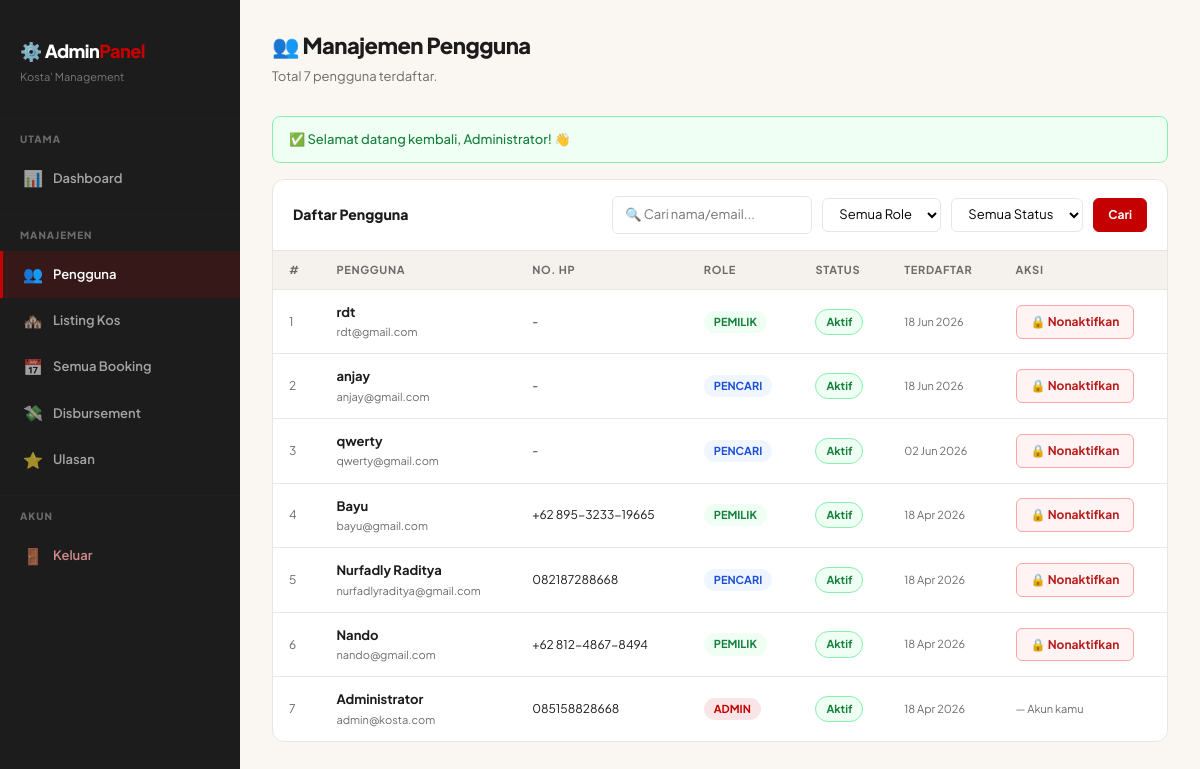
Page /pages/admin/users.php (signed in) on the committed database.
### tables this page shows
CREATE TABLE `users` (
  `id` int unsigned NOT NULL AUTO_INCREMENT,
  `nama` varchar(100) NOT NULL,
  `email` varchar(150) NOT NULL,
  `password` varchar(255) NOT NULL,
  `no_hp` varchar(20) DEFAULT NULL,
  `nama_bank` varchar(100) DEFAULT NULL,
  `nomor_rekening` varchar(50) DEFAULT NULL,
  `nama_pemilik_rekening` varchar(100) DEFAULT NULL,
  `role` enum('pencari','pemilik','admin') NOT NULL DEFAULT 'pencari',
  `foto_profil` varchar(255) DEFAULT NULL,
  `status` enum('aktif','nonaktif') NOT NULL DEFAULT 'aktif',
  `created_at` timestamp NULL DEFAULT CURRENT_TIMESTAMP,
  `updated_at` timestamp NULL DEFAULT CURRENT_TIMESTAMP ON UPDATE CURRENT_TIMESTAMP,
  PRIMARY KEY (`id`),
  UNIQUE KEY `email` (`email`)
);

### pages/admin/users.php (the view, shortened to what this page needs)
<?php
require_once __DIR__ . '/../../config/session.php';
$cari          = trim($_GET['cari'] ?? '');
$page          = max(1, (int)($_GET['page'] ?? 1));
$per_page      = 15;
$offset        = ($page - 1) * $per_page;
$where = ['1=1'];
$params = [];
$types  = '';
$where_sql = implode(' AND ', $where);
$stmt_cnt = mysqli_prepare($koneksi, "SELECT COUNT(*) FROM users WHERE $where_sql");
mysqli_stmt_execute($stmt_cnt);
$total = (int)mysqli_fetch_row(mysqli_stmt_get_result($stmt_cnt))[0];
$stmt = mysqli_prepare($koneksi,
    "SELECT id, nama, email, role, no_hp, status, created_at
     FROM users WHERE $where_sql
     ORDER BY created_at DESC
     LIMIT ? OFFSET ?");
$params[] = $per_page; $params[] = $offset; $types .= 'ii';
mysqli_stmt_bind_param($stmt, $types, ...$params);
mysqli_stmt_execute($stmt);
$users = mysqli_stmt_get_result($stmt);
require_once __DIR__ . '/../../components/head.php';
?>
<div class="admin-wrapper">
    <?php require_once __DIR__ . '/sidebar.php'; ?>
    <main class="admin-main">
        <div class="admin-page-header">
            <h1 class="admin-page-title">👥 Manajemen Pengguna</h1>
            <p class="admin-page-subtitle">Total <?= $total ?> pengguna terdaftar.</p>
        </div>
        <?= get_flash() ?>
        <div class="admin-card">
            <div class="admin-card-header">
                <div class="admin-card-title">Daftar Pengguna</div>
                <form method="GET" class="admin-filter-bar">
                    <input type="text" name="cari" class="admin-search"
                           placeholder="🔍 Cari nama/email..." value="<?= htmlspecialchars($cari) ?>">
                    <select name="role" class="admin-select" onchange="this.form.submit()">
                        <option value="">Semua Role</option>
                    </select>
                    <select name="status" class="admin-select" onchange="this.form.submit()">
                        <option value="">Semua Status</option>
                    </select>
                    <button type="submit" class="btn-admin primary">Cari</button>
                </form>
            </div>
            <?php if (mysqli_num_rows($users) === 0): ?>
                <div class="admin-empty">
                    <div class="admin-empty-icon">👥</div>
                    <p>Tidak ada pengguna ditemukan.</p>
                </div>
            <?php else: ?>
            <div style="overflow-x:auto;">
                <table class="admin-table">
                    <thead>
                        <tr>
                            <th>#</th>
                            <th>Pengguna</th>
                            <th>No. HP</th>
                            <th>Role</th>
                            <th>Status</th>
                            <th>Terdaftar</th>
                            <th>Aksi</th>
                        </tr>
                    </thead>
                    <tbody>
                    <?php $no = $offset + 1; while ($u = mysqli_fetch_assoc($users)): ?>
                        <tr>
                            <td style="color:var(--color-text-muted);font-size:12px;"><?= $no++ ?></td>
                            <td>
                                <div style="font-weight:700;"><?= htmlspecialchars($u['nama']) ?></div>
                                <div style="font-size:11px;color:var(--color-text-muted);"><?= htmlspecialchars($u['email']) ?></div>
                            </td>
                            <td style="font-size:12px;"><?= $u['no_hp'] ? htmlspecialchars($u['no_hp']) : '-' ?></td>
                            <td><span class="role-badge <?= $u['role'] ?>"><?= ucfirst($u['role']) ?></span></td>
                            <td><span class="user-status <?= $u['status'] ?>"><?= ucfirst($u['status']) ?></span></td>
                            <td style="font-size:11px;color:var(--color-text-muted);">
                                <?= date('d M Y', strtotime($u['created_at'])) ?>
                            </td>
                            <td>
                                <?php if ($u['id'] != $_SESSION['user_id']): ?>
                                <form method="POST" style="display:inline;"
                                      onsubmit="return confirm('Yakin mengubah status akun ini?')">
                                    <?php if ($u['status'] === 'aktif'): ?>
                                        <button type="submit" class="btn-admin danger">🔒 Nonaktifkan</button>
                                    <?php else: ?>
                                        <input type="hidden" name="aksi" value="aktifkan">
                                        <button type="submit" class="btn-admin success">✅ Aktifkan</button>
                                    <?php endif; ?>
                                </form>
                                <?php else: ?>
                                    <span style="font-size:11px;color:var(--color-text-muted);">— Akun kamu</span>
                                <?php endif; ?>
                            </td>
                        </tr>
                    <?php endwhile; ?>
                    </tbody>
                </table>
            </div>
            <?php endif; ?>
        </div>
    </main>
</div>
<?php
require_once __DIR__ . '/../../components/scripts.php';
?>

### assets/css/style.css (style rules this page uses)
:root { --color-bg: #FAF7F2; --color-surface: #FFFFFF; --color-text: #1C1C1C; --color-text-muted: #6B6B6B; --color-accent: #C50000; --color-accent-hover:#E70000; --color-border: #E8E6E3; --color-surface-alt: #F5F2ED; --font-main: 'Plus Jakarta Sans', sans-serif; --radius-sm: 6px; --radius-md: 12px; --radius-lg: 20px; --shadow-sm: 0 1px 4px rgba(0,0,0,0.06); --shadow-md: 0 4px 16px rgba(0,0,0,0.08); --shadow-lg: 0 8px 32px rgba(0,0,0,0.10); --transition: 0.2s ease; }
*, *::before, *::after { box-sizing: border-box; margin: 0; padding: 0; }
html { scroll-behavior: smooth; }
body { font-family: var(--font-main); background-color: var(--color-bg); color: var(--color-text); font-size: 15px; line-height: 1.65; -webkit-font-smoothing: antialiased; margin: 0; padding: 0; }

### assets/css/admin.css (style rules this page uses)
body.admin-page { margin: 0; padding: 0; min-height: 100vh; display: flex; flex-direction: column; }
.admin-wrapper { display: flex; flex: 1; min-height: 100vh; }
.admin-main { flex: 1; min-width: 0; background: var(--color-bg); padding: 32px; overflow-x: hidden; min-height: 100vh; }
.admin-page-header { margin-bottom: 28px; }
.admin-page-title { font-size: 22px; font-weight: 800; color: var(--color-text); letter-spacing: -0.5px; }
.admin-page-subtitle { font-size: 13px; color: var(--color-text-muted); margin-top: 4px; }
.admin-card { background: var(--color-surface); border: 1px solid var(--color-border); border-radius: var(--radius-md); overflow: hidden; margin-bottom: 24px; }
.admin-card-header { padding: 16px 20px; border-bottom: 1px solid var(--color-border); display: flex; justify-content: space-between; align-items: center; gap: 12px; flex-wrap: wrap; }
.admin-card-title { font-size: 14px; font-weight: 800; color: var(--color-text); }
.admin-table { width: 100%; border-collapse: collapse; font-size: 13px; }
.admin-table thead th { background: var(--color-surface-alt); padding: 10px 16px; text-align: left; font-size: 11px; font-weight: 700; color: var(--color-text-muted); text-transform: uppercase; letter-spacing: 0.06em; white-space: nowrap; border-bottom: 1px solid var(--color-border); }
.admin-table tbody tr { border-bottom: 1px solid var(--color-border); transition: background 0.15s; }
.admin-table tbody tr:last-child { border-bottom: none; }
.admin-table tbody td { padding: 12px 16px; vertical-align: middle; }
.role-badge { display: inline-block; padding: 2px 10px; border-radius: 20px; font-size: 11px; font-weight: 700; text-transform: uppercase; }
.role-badge.pencari { background: #EFF6FF; color: #1d4ed8; }
.role-badge.pemilik { background: #F0FFF4; color: #15803d; }
.role-badge.admin { background: rgba(197,0,0,0.1); color: var(--color-accent); }
.user-status { display: inline-block; padding: 3px 10px; border-radius: 20px; font-size: 11px; font-weight: 700; }
.user-status.aktif { background: #F0FFF4; color: #15803d; border: 1px solid #86EFAC; }
.admin-filter-bar { display: flex; gap: 10px; align-items: center; flex-wrap: wrap; }
.admin-search { padding: 7px 12px; border: 1.5px solid var(--color-border); border-radius: 6px; font-size: 13px; font-family: var(--font-main); color: var(--color-text); background: var(--color-surface); outline: none; min-width: 200px; transition: border-color 0.2s; }
.admin-select { padding: 7px 12px; border: 1.5px solid var(--color-border); border-radius: 6px; font-size: 13px; font-family: var(--font-main); background: var(--color-surface); outline: none; cursor: pointer; }
.btn-admin { display: inline-flex; align-items: center; gap: 5px; padding: 6px 14px; border-radius: 6px; font-size: 12px; font-weight: 700; cursor: pointer; border: 1.5px solid; font-family: var(--font-main); text-decoration: none; transition: all 0.2s; white-space: nowrap; }
.btn-admin.primary { background: var(--color-accent); color: white; border-color: var(--color-accent); }
.btn-admin.danger { background: #FFF3F3; color: #b91c1c; border-color: #FCA5A5; }

### rows in the picture
users: nama "rdt", email "rdt@gmail.com", role "PEMILIK", status "Aktif", created_at "18 Jun 2026", shows "🔒 Nonaktifkan"
users: nama "anjay", email "anjay@gmail.com", role "PENCARI", status "Aktif", created_at "18 Jun 2026", shows "🔒 Nonaktifkan"
users: nama "qwerty", email "qwerty@gmail.com", role "PENCARI", status "Aktif", created_at "02 Jun 2026", shows "🔒 Nonaktifkan"
users: nama "Bayu", email "bayu@gmail.com", no_hp "+62 895-3233-19665", role "PEMILIK", status "Aktif", created_at "18 Apr 2026", shows "🔒 Nonaktifkan"
users: nama "Nurfadly Raditya", email "nurfadlyraditya@gmail.com", no_hp "082187288668", role "PENCARI", status "Aktif", created_at "18 Apr 2026", shows "🔒 Nonaktifkan"
users: nama "Nando", email "nando@gmail.com", no_hp "+62 812-4867-8494", role "PEMILIK", status "Aktif", created_at "18 Apr 2026", shows "🔒 Nonaktifkan"
users: nama "Administrator", email "admin@kosta.com", no_hp "085158828668", role "ADMIN", status "Aktif", created_at "18 Apr 2026", shows "— Akun kamu"

### other values in the picture
$total "7"
$ikon "✅"
$pesan "Selamat datang kembali, Administrator! 👋"
